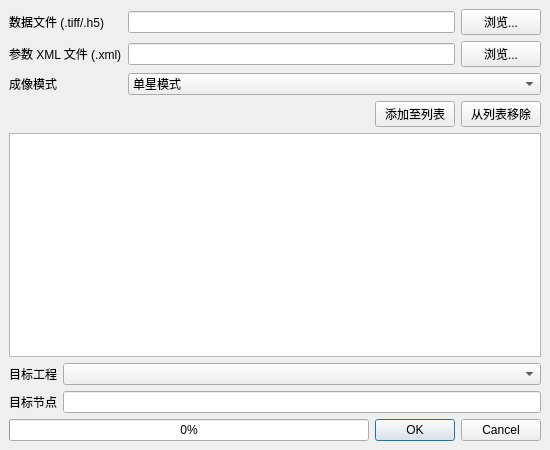
<?xml version="1.0" encoding="UTF-8"?>
<ui version="4.0">
 <class>ImportLutan</class>
 <widget class="QWidget" name="ImportLutan">
  <property name="geometry">
   <rect>
    <x>0</x>
    <y>0</y>
    <width>550</width>
    <height>450</height>
   </rect>
  </property>
  <property name="windowTitle">
   <string>导入陆探一号数据</string>
  </property>
  <property name="windowIcon">
   <iconset resource="../resources/SatExplorer.qrc">
    <normaloff>:/SatExplorer/icon/InSARapp.ico</normaloff>:/SatExplorer/icon/InSARapp.ico</iconset>
  </property>
  <layout class="QVBoxLayout" name="verticalLayout">
   <property name="spacing">
    <number>6</number>
   </property>
   <property name="leftMargin">
    <number>9</number>
   </property>
   <property name="topMargin">
    <number>9</number>
   </property>
   <property name="rightMargin">
    <number>9</number>
   </property>
   <property name="bottomMargin">
    <number>9</number>
   </property>
   <item>
    <layout class="QFormLayout" name="formLayout_input">
     <item row="0" column="0">
      <widget class="QLabel" name="label_data_file">
       <property name="text">
        <string>数据文件 (.tiff/.h5)</string>
       </property>
      </widget>
     </item>
     <item row="0" column="1">
      <layout class="QHBoxLayout" name="horizontalLayout_data">
       <item>
        <widget class="QLineEdit" name="lineEdit_data_file"/>
       </item>
       <item>
        <widget class="QPushButton" name="pushButton_data_browse">
         <property name="text">
          <string>浏览...</string>
         </property>
        </widget>
       </item>
      </layout>
     </item>
     <item row="1" column="0">
      <widget class="QLabel" name="label_xml_file">
       <property name="text">
        <string>参数 XML 文件 (.xml)</string>
       </property>
      </widget>
     </item>
     <item row="1" column="1">
      <layout class="QHBoxLayout" name="horizontalLayout_xml">
       <item>
        <widget class="QLineEdit" name="lineEdit_xml_file"/>
       </item>
       <item>
        <widget class="QPushButton" name="pushButton_xml_browse">
         <property name="text">
          <string>浏览...</string>
         </property>
        </widget>
       </item>
      </layout>
     </item>
     <item row="2" column="0">
      <widget class="QLabel" name="label_mode">
       <property name="text">
        <string>成像模式</string>
       </property>
      </widget>
     </item>
     <item row="2" column="1">
      <widget class="QComboBox" name="comboBox_mode">
       <item>
        <property name="text">
         <string>单星模式</string>
        </property>
       </item>
       <item>
        <property name="text">
         <string>双星干涉模式</string>
        </property>
       </item>
      </widget>
     </item>
    </layout>
   </item>
   <item>
    <layout class="QHBoxLayout" name="horizontalLayout_add_remove">
     <item>
      <spacer name="horizontalSpacer">
       <property name="orientation">
        <enum>Qt::Horizontal</enum>
       </property>
       <property name="sizeHint" stdset="0">
        <size>
         <width>40</width>
         <height>20</height>
        </size>
       </property>
      </spacer>
     </item>
     <item>
      <widget class="QPushButton" name="pushButton_add">
       <property name="text">
        <string>添加至列表</string>
       </property>
      </widget>
     </item>
     <item>
      <widget class="QPushButton" name="pushButton_remove">
       <property name="text">
        <string>从列表移除</string>
       </property>
      </widget>
     </item>
    </layout>
   </item>
   <item>
    <widget class="QListWidget" name="listWidget"/>
   </item>
   <item>
    <layout class="QFormLayout" name="formLayout_project">
     <item row="0" column="0">
      <widget class="QLabel" name="label_project">
       <property name="text">
        <string>目标工程</string>
       </property>
      </widget>
     </item>
     <item row="0" column="1">
      <widget class="QComboBox" name="comboBox_dst_project"/>
     </item>
     <item row="1" column="0">
      <widget class="QLabel" name="label_node">
       <property name="text">
        <string>目标节点</string>
       </property>
      </widget>
     </item>
     <item row="1" column="1">
      <widget class="QLineEdit" name="lineEdit_dst_node"/>
     </item>
    </layout>
   </item>
   <item>
    <layout class="QHBoxLayout" name="horizontalLayout_progress" stretch="7,3">
     <item>
      <widget class="QProgressBar" name="progressBar">
       <property name="value">
        <number>0</number>
       </property>
      </widget>
     </item>
     <item>
      <widget class="QDialogButtonBox" name="buttonBox">
       <property name="standardButtons">
        <set>QDialogButtonBox::Cancel|QDialogButtonBox::Ok</set>
       </property>
      </widget>
     </item>
    </layout>
   </item>
  </layout>
 </widget>
 <resources>
  <include location="../resources/SatExplorer.qrc"/>
 </resources>
 <connections/>
</ui>
